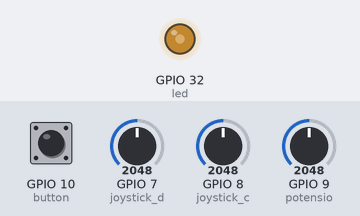
A sketch run on a simulated ESP32. Shown: output pins drawn as LEDs (lit = HIGH). Inputs (shaded band) come from the test bench; at power-on: GPIO 9 (potensio) = 2048, GPIO 10 (button) HIGH, GPIO 8 (joystick_c) = 2048, GPIO 7 (joystick_d) = 2048. What the sketch prints to the serial monitor is not drawn.

Above: at 1.2 s.
1.3 s: GPIO 9 (potensio) set to 2866
At 1.7 s:
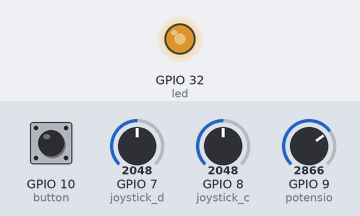
2.8 s: GPIO 10 (button) pulled LOW for 0.15 s
At 2.87 s:
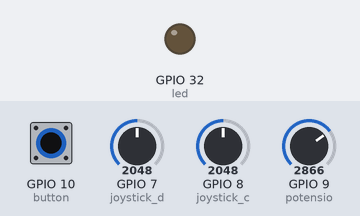
4.4 s: GPIO 9 (potensio) set to 3603
At 5.3 s:
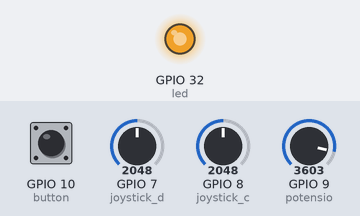
5.9 s: GPIO 9 (potensio) set to 491
At 6.4 s:
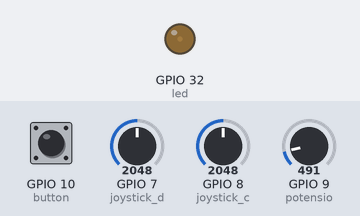
9.6 s: GPIO 8 (joystick_c) set to 508
11.1 s: GPIO 8 (joystick_c) set to 428
Timing chart, 0 to 14.1 s (numbered marks = the images above; inputs shaded):
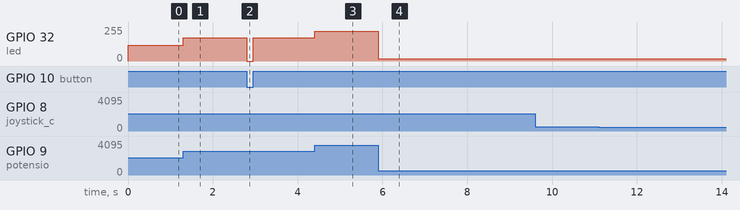

Measured:
- after the input at 1.3 s, GPIO 32 (led): 120/255 → 174/255 at once
- after the input at 2.8 s, GPIO 32 (led): 174/255 → 0/255 at once, → 174/255 0.15 s later
- after the input at 4.4 s, GPIO 32 (led): 174/255 → 222/255 at once
- after the input at 5.9 s, GPIO 32 (led): 222/255 → 18/255 at once
- after the input at 9.6 s, every drawn part: stays the same
- after the input at 11.1 s, every drawn part: stays the same

The sketch:

Data_Types.ino
```cpp
#include <Arduino.h>
#include <cstdint>
#include <cmath>

const int button = 10;
const int potensio = 9;
const int joystick_c = 8;
const int joystick_d = 7;
const int led = 32;

const float pi = 3.14159;

struct DataKustom {
    int8_t joystickX_ADCvalue = 10;
};

// Deklarasi variabel dari struktur tersebut
struct DataKustom mydata;

void setup() {
  // put your setup code here, to run once:
  pinMode(button, INPUT_PULLUP);
  pinMode(potensio, INPUT);
  pinMode(joystick_c, INPUT);
  pinMode(joystick_d, INPUT);

  pinMode(led, OUTPUT);
}

void loop() {
  // put your main code here, to run repeatedly:
  Serial.begin(115200);

  int potensio_value = analogRead(potensio);
  int button_value = digitalRead(button);
  int joystickvalueX = analogRead(joystick_c);
  int joystickvalueY = analogRead(joystick_d);

  int joystickvalueX_min;
  int joystickvalueX_max;

  if (potensio_value <= 200) {
    potensio_value = 201;
  }

  if (joystickvalueX >= -50 && joystickvalueX <= 50 || joystickvalueX >= -510 && joystickvalueX <= -500 || joystickvalueX <= 510 && joystickvalueX >= 500) {
    joystickvalueX_min = -51;
    joystickvalueX_max = 51;
  };

  int actualjoystickvalueY = map(joystickvalueY, 0, 1023, -100, 100);

  uint8_t potensio_ADCvalue = map(potensio_value, 201, 4095, 0, 255);
  uint8_t joystickY_ADCvalue = map(actualjoystickvalueY, -100, 100, 0, 255);

  int min_valuex = map(joystickvalueX, -500, joystickvalueX_min, 0, 127);

  int max_valuex = map(joystickvalueX, joystickvalueX_max, 510, 128, 255);

  mydata.joystickX_ADCvalue = constrain(joystickvalueX, min_valuex, max_valuex);

  Serial.write(potensio_ADCvalue);

  if (button_value == 1){
    analogWrite(led, potensio_ADCvalue);
  }
  else if (button_value == 0){
    digitalWrite(led, LOW);
  }

  int valuejoystick = (1.3 * pow(joystickvalueY, 2)  + 2.1 * joystickvalueX - 1.8 * (joystickvalueY * sqrt(joystickvalueX))) / exp(joystickvalueX * joystickvalueY / 75 * pi);

  Serial.print(valuejoystick);
}
```
